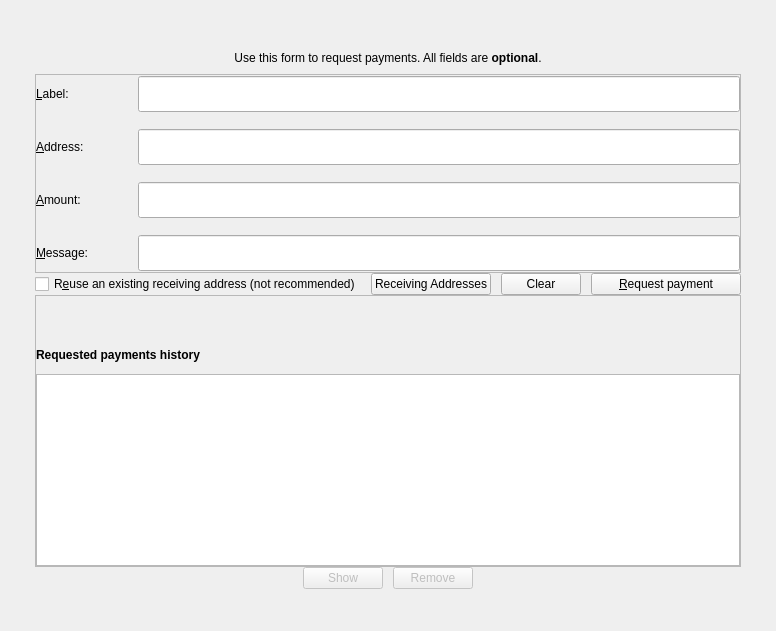
<?xml version="1.0" encoding="UTF-8"?>
<ui version="4.0">
  <class>ReceiveCoinsDialog</class>
  <widget class="QWidget" name="ReceiveCoinsDialog">
    <property name="geometry">
      <rect>
        <x>0</x>
        <y>0</y>
        <width>776</width>
        <height>602</height>
      </rect>
    </property>
    <property name="sizePolicy">
      <sizepolicy hsizetype="Preferred" vsizetype="MinimumExpanding">
        <horstretch>0</horstretch>
        <verstretch>0</verstretch>
      </sizepolicy>
    </property>
    <layout class="QVBoxLayout" name="verticalLayout" stretch="0">
      <property name="spacing">
        <number>0</number>
      </property>
      <property name="leftMargin">
        <number>35</number>
      </property>
      <property name="topMargin">
        <number>42</number>
      </property>
      <property name="rightMargin">
        <number>35</number>
      </property>
      <property name="bottomMargin">
        <number>42</number>
      </property>
      <item>
        <widget class="QFrame" name="mainFrame">
          <property name="sizePolicy">
            <sizepolicy hsizetype="Preferred" vsizetype="MinimumExpanding">
              <horstretch>0</horstretch>
              <verstretch>0</verstretch>
            </sizepolicy>
          </property>
          <property name="lineWidth">
            <number>0</number>
          </property>
          <layout class="QVBoxLayout" name="verticalLayout_6">
            <property name="spacing">
              <number>0</number>
            </property>
            <property name="leftMargin">
              <number>0</number>
            </property>
            <property name="topMargin">
              <number>0</number>
            </property>
            <property name="rightMargin">
              <number>0</number>
            </property>
            <property name="bottomMargin">
              <number>0</number>
            </property>
            <item>
              <layout class="QVBoxLayout" name="verticalLayout_5">
                <property name="spacing">
                  <number>0</number>
                </property>
                <item>
                  <widget class="QLabel" name="label_5">
                    <property name="minimumSize">
                      <size>
                        <width>0</width>
                        <height>32</height>
                      </size>
                    </property>
                    <property name="text">
                      <string>Use this form to request payments. All fields are &lt;b&gt;optional&lt;/b&gt;.</string>
                    </property>
                    <property name="alignment">
                      <set>Qt::AlignCenter</set>
                    </property>
                  </widget>
                </item>
                <item>
                  <widget class="QFrame" name="frame2">
                    <property name="sizePolicy">
                      <sizepolicy hsizetype="Preferred" vsizetype="MinimumExpanding">
                        <horstretch>0</horstretch>
                        <verstretch>0</verstretch>
                      </sizepolicy>
                    </property>
                    <property name="frameShape">
                      <enum>QFrame::StyledPanel</enum>
                    </property>
                    <property name="frameShadow">
                      <enum>QFrame::Sunken</enum>
                    </property>
                    <layout class="QVBoxLayout" name="verticalLayout_3">
                      <property name="spacing">
                        <number>0</number>
                      </property>
                      <property name="leftMargin">
                        <number>0</number>
                      </property>
                      <property name="topMargin">
                        <number>0</number>
                      </property>
                      <property name="rightMargin">
                        <number>0</number>
                      </property>
                      <property name="bottomMargin">
                        <number>0</number>
                      </property>
                      <item>
                        <layout class="QGridLayout" name="gridLayout">
                          <property name="horizontalSpacing">
                            <number>0</number>
                          </property>
                          <property name="verticalSpacing">
                            <number>15</number>
                          </property>
                          <item row="0" column="0">
                            <widget class="QLabel" name="label_2">
                              <property name="sizePolicy">
                                <sizepolicy hsizetype="Fixed" vsizetype="Fixed">
                                  <horstretch>0</horstretch>
                                  <verstretch>0</verstretch>
                                </sizepolicy>
                              </property>
                              <property name="minimumSize">
                                <size>
                                  <width>102</width>
                                  <height>38</height>
                                </size>
                              </property>
                              <property name="toolTip">
                                <string>An optional label to associate with the new receiving address.</string>
                              </property>
                              <property name="text">
                                <string>&amp;Label:</string>
                              </property>
                              <property name="buddy">
                                <cstring>reqLabel</cstring>
                              </property>
                            </widget>
                          </item>
                          <item row="0" column="1">
                            <widget class="QLineEdit" name="reqLabel">
                              <property name="minimumSize">
                                <size>
                                  <width>36</width>
                                  <height>36</height>
                                </size>
                              </property>
                              <property name="toolTip">
                                <string>An optional label to associate with the new receiving address.</string>
                              </property>
                            </widget>
                          </item>
                          <item row="1" column="0">
                            <widget class="QLabel" name="label">
                              <property name="sizePolicy">
                                <sizepolicy hsizetype="Fixed" vsizetype="Fixed">
                                  <horstretch>0</horstretch>
                                  <verstretch>0</verstretch>
                                </sizepolicy>
                              </property>
                              <property name="minimumSize">
                                <size>
                                  <width>102</width>
                                  <height>38</height>
                                </size>
                              </property>
                              <property name="toolTip">
                                <string>Your receiving address. You can copy and use it to receive coins on this wallet. A new one will be generated once it is used.</string>
                              </property>
                              <property name="text">
                                <string>&amp;Address:</string>
                              </property>
                              <property name="buddy">
                                <cstring>reqAddress</cstring>
                              </property>
                            </widget>
                          </item>
                          <item row="1" column="1">
                            <widget class="QLineEdit" name="reqAddress">
                              <property name="readOnly">
                                <bool>true</bool>
                              </property>
                              <property name="minimumSize">
                                <size>
                                  <width>36</width>
                                  <height>36</height>
                                </size>
                              </property>
                              <property name="toolTip">
                                <string>Your receiving address. You can copy and use it to receive coins on this wallet. A new one will be generated once it is used.</string>
                              </property>
                            </widget>
                          </item>
                          <item row="2" column="0">
                            <widget class="QLabel" name="label">
                              <property name="sizePolicy">
                                <sizepolicy hsizetype="Fixed" vsizetype="Fixed">
                                  <horstretch>0</horstretch>
                                  <verstretch>0</verstretch>
                                </sizepolicy>
                              </property>
                              <property name="minimumSize">
                                <size>
                                  <width>102</width>
                                  <height>38</height>
                                </size>
                              </property>
                              <property name="toolTip">
                                <string>An optional amount to request. Leave this empty or zero to not request a specific amount.</string>
                              </property>
                              <property name="text">
                                <string>&amp;Amount:</string>
                              </property>
                              <property name="buddy">
                                <cstring>reqAmount</cstring>
                              </property>
                            </widget>
                          </item>
                          <item row="2" column="1">
                            <widget class="BitcoinAmountField" name="reqAmount">
                              <property name="minimumSize">
                                <size>
                                  <width>36</width>
                                  <height>36</height>
                                </size>
                              </property>
                              <property name="toolTip">
                                <string>An optional amount to request. Leave this empty or zero to not request a specific amount.</string>
                              </property>
                            </widget>
                          </item>
                          <item row="3" column="0">
                            <widget class="QLabel" name="label_3">
                              <property name="sizePolicy">
                                <sizepolicy hsizetype="Fixed" vsizetype="Fixed">
                                  <horstretch>0</horstretch>
                                  <verstretch>0</verstretch>
                                </sizepolicy>
                              </property>
                              <property name="minimumSize">
                                <size>
                                  <width>102</width>
                                  <height>38</height>
                                </size>
                              </property>
                              <property name="toolTip">
                                <string>An optional message to attach to the payment request, which will be displayed when the request is opened. Note: The message will not be sent with the payment over the AEGEUS network.</string>
                              </property>
                              <property name="text">
                                <string>&amp;Message:</string>
                              </property>
                              <property name="buddy">
                                <cstring>reqMessage</cstring>
                              </property>
                            </widget>
                          </item>
                          <item row="3" column="1">
                            <widget class="QLineEdit" name="reqMessage">
                              <property name="minimumSize">
                                <size>
                                  <width>36</width>
                                  <height>36</height>
                                </size>
                              </property>
                              <property name="toolTip">
                                <string>An optional message to attach to the payment request, which will be displayed when the request is opened.&lt;br&gt;Note: The message will not be sent with the payment over the AEGEUS network.</string>
                              </property>
                            </widget>
                          </item>
                        </layout>
                      </item>
                    </layout>
                  </widget>
                </item>
                <item>
                  <layout class="QHBoxLayout" name="horizontalLayout_3">
                    <property name="spacing">
                      <number>10</number>
                    </property>
                    <item>
                      <widget class="QCheckBox" name="reuseAddress">
                        <property name="toolTip">
                          <string>Reuse one of the previously used receiving addresses.&lt;br&gt;Reusing addresses has security and privacy issues.&lt;br&gt;Do not use this unless re-generating a payment request made before.</string>
                        </property>
                        <property name="text">
                          <string>R&amp;euse an existing receiving address (not recommended)</string>
                        </property>
                      </widget>
                    </item>
                    <item>
                      <spacer name="horizontalSpacer">
                        <property name="orientation">
                          <enum>Qt::Horizontal</enum>
                        </property>
                        <property name="sizeHint" stdset="0">
                          <size>
                            <width>40</width>
                            <height>20</height>
                          </size>
                        </property>
                      </spacer>
                    </item>
                    <item>
                      <widget class="QPushButton" name="receivingAddressesButton">
                        <property name="text">
                          <string>Receiving Addresses</string>
                        </property>
                        <property name="autoDefault">
                          <bool>false</bool>
                        </property>
                      </widget>
                    </item>
                    <item>
                      <widget class="QPushButton" name="clearButton">
                        <property name="sizePolicy">
                          <sizepolicy hsizetype="Minimum" vsizetype="Fixed">
                            <horstretch>0</horstretch>
                            <verstretch>0</verstretch>
                          </sizepolicy>
                        </property>
                        <property name="toolTip">
                          <string>Clear all fields of the form.</string>
                        </property>
                        <property name="text">
                          <string>Clear</string>
                        </property>
                        <property name="autoDefault">
                          <bool>false</bool>
                        </property>
                      </widget>
                    </item>
                    <item>
                      <widget class="QPushButton" name="receiveButton">
                        <property name="minimumSize">
                          <size>
                            <width>150</width>
                            <height>0</height>
                          </size>
                        </property>
                        <property name="text">
                          <string>&amp;Request payment</string>
                        </property>
                      </widget>
                    </item>
                  </layout>
                </item>
                <item>
                  <widget class="QFrame" name="frame">
                    <property name="sizePolicy">
                      <sizepolicy hsizetype="Preferred" vsizetype="Maximum">
                        <horstretch>0</horstretch>
                        <verstretch>0</verstretch>
                      </sizepolicy>
                    </property>
                    <property name="frameShape">
                      <enum>QFrame::StyledPanel</enum>
                    </property>
                    <property name="frameShadow">
                      <enum>QFrame::Raised</enum>
                    </property>
                    <layout class="QVBoxLayout" name="verticalLayout_2">
                      <property name="spacing">
                        <number>0</number>
                      </property>
                      <property name="leftMargin">
                        <number>0</number>
                      </property>
                      <property name="topMargin">
                        <number>0</number>
                      </property>
                      <property name="rightMargin">
                        <number>0</number>
                      </property>
                      <property name="bottomMargin">
                        <number>0</number>
                      </property>
                      <item>
                        <spacer name="verticalSpacer">
                          <property name="orientation">
                            <enum>Qt::Vertical</enum>
                          </property>
                          <property name="sizeHint" stdset="0">
                            <size>
                              <width>20</width>
                              <height>40</height>
                            </size>
                          </property>
                        </spacer>
                      </item>
                      <item>
                        <widget class="QLabel" name="label_6">
                          <property name="minimumSize">
                            <size>
                              <width>0</width>
                              <height>38</height>
                            </size>
                          </property>
                          <property name="font">
                            <font>
                              <weight>75</weight>
                              <bold>true</bold>
                            </font>
                          </property>
                          <property name="text">
                            <string>Requested payments history</string>
                          </property>
                        </widget>
                      </item>
                      <item>
                        <widget class="QTableView" name="recentRequestsView">
                          <property name="sizePolicy">
                            <sizepolicy hsizetype="Expanding" vsizetype="Maximum">
                              <horstretch>0</horstretch>
                              <verstretch>0</verstretch>
                            </sizepolicy>
                          </property>
                          <property name="palette">
                            <palette>
                              <active>
                                <colorrole role="Text">
                                  <brush brushstyle="SolidPattern">
                                    <color alpha="255">
                                      <red>51</red>
                                      <green>51</green>
                                      <blue>51</blue>
                                    </color>
                                  </brush>
                                </colorrole>
                              </active>
                              <inactive>
                                <colorrole role="Text">
                                  <brush brushstyle="SolidPattern">
                                    <color alpha="255">
                                      <red>51</red>
                                      <green>51</green>
                                      <blue>51</blue>
                                    </color>
                                  </brush>
                                </colorrole>
                              </inactive>
                              <disabled>
                                <colorrole role="Text">
                                  <brush brushstyle="SolidPattern">
                                    <color alpha="255">
                                      <red>85</red>
                                      <green>85</green>
                                      <blue>85</blue>
                                    </color>
                                  </brush>
                                </colorrole>
                              </disabled>
                            </palette>
                          </property>
                          <property name="contextMenuPolicy">
                            <enum>Qt::CustomContextMenu</enum>
                          </property>
                          <property name="tabKeyNavigation">
                            <bool>false</bool>
                          </property>
                          <property name="sortingEnabled">
                            <bool>true</bool>
                          </property>
                        </widget>
                      </item>
                    </layout>
                  </widget>
                </item>
                <item>
                  <layout class="QHBoxLayout" name="horizontalLayout_2">
                    <property name="spacing">
                      <number>10</number>
                    </property>
                    <item>
                      <spacer name="horizontalSpacer_3">
                        <property name="orientation">
                          <enum>Qt::Horizontal</enum>
                        </property>
                        <property name="sizeHint" stdset="0">
                          <size>
                            <width>40</width>
                            <height>20</height>
                          </size>
                        </property>
                      </spacer>
                    </item>
                    <item>
                      <widget class="QPushButton" name="showRequestButton">
                        <property name="enabled">
                          <bool>false</bool>
                        </property>
                        <property name="toolTip">
                          <string>Show the selected request (does the same as double clicking an entry)</string>
                        </property>
                        <property name="text">
                          <string>Show</string>
                        </property>
                        <property name="autoDefault">
                          <bool>false</bool>
                        </property>
                      </widget>
                    </item>
                    <item>
                      <widget class="QPushButton" name="removeRequestButton">
                        <property name="enabled">
                          <bool>false</bool>
                        </property>
                        <property name="toolTip">
                          <string>Remove the selected entries from the list</string>
                        </property>
                        <property name="text">
                          <string>Remove</string>
                        </property>
                        <property name="autoDefault">
                          <bool>false</bool>
                        </property>
                      </widget>
                    </item>
                    <item>
                      <spacer name="horizontalSpacer_2">
                        <property name="orientation">
                          <enum>Qt::Horizontal</enum>
                        </property>
                        <property name="sizeHint" stdset="0">
                          <size>
                            <width>40</width>
                            <height>20</height>
                          </size>
                        </property>
                      </spacer>
                    </item>
                  </layout>
                </item>
              </layout>
            </item>
          </layout>
        </widget>
      </item>
    </layout>
  </widget>
  <customwidgets>
    <customwidget>
      <class>BitcoinAmountField</class>
      <extends>QLineEdit</extends>
      <header>bitcoinamountfield.h</header>
      <container>1</container>
    </customwidget>
  </customwidgets>
  <tabstops>
    <tabstop>reqLabel</tabstop>
    <tabstop>reqAmount</tabstop>
    <tabstop>reqMessage</tabstop>
    <tabstop>recentRequestsView</tabstop>
    <tabstop>showRequestButton</tabstop>
    <tabstop>removeRequestButton</tabstop>
  </tabstops>
  <resources>
    <include location="../estatequery.qrc"/>
  </resources>
  <connections/>
</ui>
